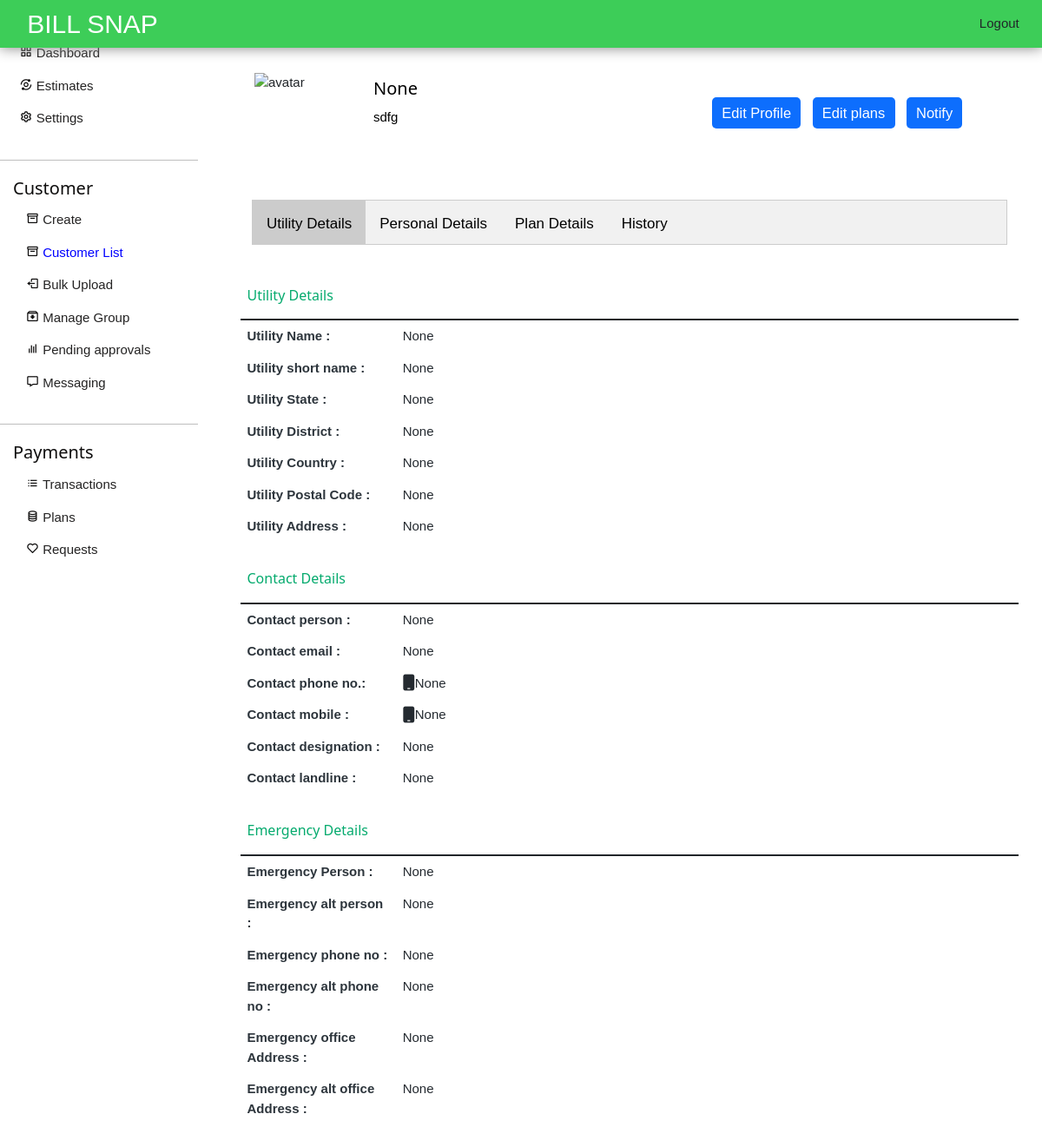
/sdfg/instagram, run on the app's committed database.
### accounts/models.py (models this page shows, shortened)
class Profile(models.Model):
    user = models.OneToOneField(User, on_delete=models.CASCADE, related_name='profile')
    apps=models.ManyToManyField(applists,related_name='apps')
    status = models.CharField(choices=status_choices, max_length=20, default='c')
    full_name = models.CharField(max_length=100, blank=True, null=True)
    language=models.CharField(max_length=100, blank=True, null=True)
    profile_pic = models.ImageField(upload_to='profile_pics', null=True, blank=True)
    utility_name = models.CharField(max_length=200, null=True, blank=True)
    utility_short_name= models.CharField(max_length=50, null=True, blank=True)
    utility_state= models.CharField(max_length=50, null=True, blank=True)
    utility_district= models.CharField(max_length=50, null=True, blank=True)
    utility_country= models.CharField(max_length=50, null=True, blank=True)
    utility_postalcode= models.CharField(max_length=20, null=True, blank=True)
    utility_address=models.TextField(max_length=200, null=True, blank=True)
    contact_person= models.CharField(max_length=200, null=True, blank=True)
    contact_email = models.EmailField(max_length=50, null=True, blank=True)
    contact_phnum = models.CharField(max_length=15, null=True, blank=True)
    contact_mobile= models.CharField(max_length=15, null=True, blank=True)
    contact_designation= models.CharField(max_length=100, null=True, blank=True)
    contact_landline= models.CharField(max_length=20, null=True, blank=True)
    emergency_person=models.CharField(max_length=200, null=True, blank=True)
    emergency_altperson=models.CharField(max_length=200, null=True, blank=True)
    emergency_mobile=models.CharField(max_length=200, null=True, blank=True)
    emergency_altmobile=models.CharField(max_length=200, null=True, blank=True)
    emergency_officeaddress=models.TextField(max_length=200,null=True,blank=True)
    emergency_altofficeaddress=models.TextField(max_length=200,null=True,blank=True)
    info_created_at = models.DateTimeField(auto_now_add=True)
    info_updated_at = models.DateTimeField(auto_now=True)
    se_coins= models.IntegerField(null=True, default=999, blank=True)
    slug = models.SlugField(max_length=200, editable=False, null=True, blank=True)
    admin=models.BooleanField(default=False)
    plan_start_date = models.DateTimeField(null=True)
    plan_end_date = models.DateTimeField(null=True)
    plans = models.ManyToManyField(Plan)
    plan_active = models.BooleanField(default=False)
    paid = models.BooleanField(default=False)

### accounts/views.py (the view)
# urls.py: path('<slug>/<str:appslug>', acc_views.ShowProfile.as_view(), name='show_profile'),
class ShowProfile(DetailView):
    model = Profile
    template_name = 'new_profile1.html'
    def get_context_data(self, *args, **kwargs):
        context = super(ShowProfile, self).get_context_data(*args, **kwargs)
        page_profile = get_object_or_404(Profile, slug=self.kwargs['slug'])
        context['profile'] = page_profile
        context['form'] = UpdateProfilePlanForm(appslug=self.kwargs['appslug'], profile=page_profile)
        context['plan'] = page_profile.plans.filter(app__slug=self.kwargs['appslug']).first()
        context['notification_form'] = NotificationForm()
        context['appslug'] = self.kwargs['appslug']
        context['update_form'] = ProfileForm(instance=page_profile)
        if self.request.user==page_profile.user:
            self.template_name = 'new_profile1.html'
        elif self.request.user!=page_profile.user or self.request.user.is_anonymous:
            self.template_name = 'new_profile1.html'
        return context

### templates/new_profile1.html (shortened to what this page needs)
{% load static %}
{% load crispy_forms_tags %}
<!DOCTYPE html>
<html lang="en">
<head>
  <link href="https://cdn.jsdelivr.net/npm/bootstrap@5.1.3/dist/css/bootstrap.min.css" rel="stylesheet"
 />
 <link href='https://unpkg.com/boxicons@2.0.7/css/boxicons.min.css' rel='stylesheet'>
  <link rel="stylesheet" href="https://cdnjs.cloudflare.com/ajax/libs/font-awesome/6.1.1/css/all.min.css" />
    <link rel="stylesheet" href="https://cdnjs.cloudflare.com/ajax/libs/toastr.js/2.1.4/toastr.min.css" />
<link rel="stylesheet" href="{% static 'dashboard/styles1.css' %}">
<link rel="stylesheet" href="{% static "w3.css"%}">
</head>
<body>
<header>
    <nav class="navbar navbar-expand-lg fixed-top p-md-0">
      <div class="container-fluid">
        <a class="navbar-brand d-none d-md-block mt-1" href="#">
      <h2 class="h2">BILL SNAP</h2>
        </a>
        <div class="d-flex ms-auto gap-4 pe-3">
      <a>Logout</a>
        </div>
      </div>
    </nav>
  </header>
<div class="main mx-auto">
  <div class="row">
    <div class="left d-none d-md-block col-md-4">
      <div class="menu-frag d-flex flex-column p-3 ps-4 gap-3">
        <div>
          <i class='bx bx-grid-alt' ></i>
          <a href="dashboard.html" >Dashboard</a>
        </div>
        <div>
          <i class='bx bx-analyse' ></i>
          <a href="estimate.html">Estimates</a>
        </div>
        <div>
          <i class='bx bx-cog' ></i>
          <a href="settings.html" >Settings</a>
        </div>
      </div>
      <hr>
      <div class="menu-frag mt-3 ps-3">
        <h4>Customer</h4>
        <div class="customer-frag d-flex flex-column p-3 pt-1 gap-3">
          <div>
            <i class='bx bx-box' ></i>
            <a href="{% url 'add-customer-form' appslug %}">Create</a>
          </div>
          <div>
            <i class='bx bx-box' ></i>
            <a href="customerlist.html" id="active">Customer List</a>
          </div>
          <div>
            <i class='bx bx-log-out' ></i>
            <a href="bulk.html">Bulk Upload</a>
          </div>
          <div>
            <i class='bx bx-archive-in' ></i>
            <a href="manage.html">Manage Group</a>
          </div>
          <div>
            <i class='bx bx-bar-chart' ></i>
            <a href="pending.html">Pending approvals</a>
          </div>
          <div>
            <i class='bx bx-message' ></i>
            <a href="message.html">Messaging</a>
          </div>
        </div>
      </div>
      <hr>
      <div class="menu-frag mt-3 ps-3">
        <h4>Payments</h4>
        <div class="pay-frag d-flex flex-column  p-3 pt-1  gap-3">
          <div>
            <i class='bx bx-list-ul' ></i>
            <a href="transcations.html">Transactions </a>
          </div>
          <div>
            <i class='bx bx-coin-stack' ></i>
            <a href="plans.html">Plans</a>
          </div>
          <div>
            <i class='bx bx-heart' ></i>
            <a href="request.html">Requests</a>
          </div>
        </div>
      </div>
    </div>
    <div class="col-md-7 flex-md-fill">
      <div class="col right" id="customer-list">
        <div class="profile">
          <div class="profile-header">
             <div class="profile-header-content d-flex">
               <div class="flex-fill flex-start">
                <div class="profile-header-img">
                    {% if user.profile.profile_pic %}
                    <img class="profile_pic avatar" src="{{user.profile.profile_pic.url}}"alt="avatar"/>
                    {% else %}
                    <img class="profile_pic avatar" src="https://www.participate.nyc.gov/assets/decidim/default-avatar-43686fd5db4beed0141662a012321bbccd154ee1d9188b0d1f41e37b710af3cb.svg"alt="avatar"/>
                    {% endif %}
                </div>
                <div class="profile-header-info">
                   <h4 class="m-t-10 m-b-5" style="color: black;">{{profile.full_name}} </h4>
                   <p class="m-b-10" style="color: black;">{{profile.user.username}} </p>
                </div>
               </div>
             <div class="d-flex align-items-center justify-content-end me-5">
               <div class="profile-button btn btn-primary" type="button" data-bs-toggle="modal" data-bs-target="#staticBackdrop">Edit Profile</div>
               <div class="profile-button btn btn-primary" type="button" data-bs-toggle="modal" data-bs-target="#staticBackdrop1">Edit plans</div>
               <div class="profile-button btn btn-primary" type="button" data-bs-toggle="modal" data-bs-target="#staticBackdrop2">Notify</div>
             </div>
          </div>
             </div>
       </div>
       <div class="profile-content">
          <div class="tab-content p-0">
             <div class="tab-pane fade in active show" id="profile-about">
                <div class="tab">
                  <button class="tablinks" onclick="openCity(event, 'London')" id="defaultOpen">Utility Details</button>
                  <button class="tablinks" onclick="openCity(event, 'Paris')">Personal Details</button>
                  <button class="tablinks" onclick="openCity(event, 'Tokyo')">Plan Details</button>
                  <button class="tablinks" onclick="openCity(event, 'Canada')">History</button>
                </div>
             </div>
          </div>
       </div>
       <div id="London" class="tabcontent">
        <div class="table-responsive">
         <table class="table table-profile">
          <thead>
            <td><h6>Utility Details</h6></td>
          </thead>
            <tbody>
               <tr class="field">
                  <td class="field">Utility Name :</td>
                  <td>{{profile.utility_name}}</td>
               </tr>
               <tr>
                  <td class="field">Utility short name :</td>
                  <td>{{profile.utility_short_name}}</td>
               </tr>
               <tr>
                <td class="field">Utility State :</td>
                <td>{{profile.utility_state}}</td>
             </tr>
               <tr>
                  <td class="field">Utility District :</td>
                  <td>{{profile.utility_district}}</td>
               </tr>
               <tr>
                <td class="field">Utility Country :</td>
                <td>{{profile.utility_country}}</td>
             </tr>
               <tr>
                  <td class="field">Utility Postal Code :</td>
                  <td>{{profile.utility_postalcode}}</td>
               </tr>
               <tr>
                  <td class="field">Utility Address :</td>
                  <td>{{profile.utility_address}}</td>
               </tr>
            </tbody>
         </table>
         <table class="table table-profile">
            <thead>
              <td><h6>Contact Details</h6></td>
            </thead>
              <tbody>
                 <tr class="field">
                    <td class="field">Contact person :</td>
                    <td>{{profile.contact_person}}</td>
                 </tr>
                 <tr>
                    <td class="field">Contact email :</td>
                    <td>
                        {{profile.contact_email}}
                    </td>
                 </tr>
                 <tr>
                    <td class="field">Contact phone no.:</td>
                    <td>{{profile.contact_phnum}}</td>
                 </tr>
                 <tr>
                    <td class="field">Contact mobile :</td>
                    <td>{{profile.contact_mobile}}</td>
                 </tr>
                 <tr>
                    <td class="field">Contact designation :</td>
                    <td>{{profile.contact_designation}}</td>
                 </tr>
                 <tr>
                  <td class="field">Contact landline :</td>
                  <td>{{profile.contact_landline}}</td>
               </tr>
              </tbody>
           </table>
         <table class="table table-profile">
          <thead>
            <td><h6>Emergency Details</h6></td>
          </thead>
            <tbody>
               <tr class="field">
                  <td class="field">Emergency Person :</td>
                  <td>{{profile.emergency_person}}</td>
               </tr>
               <tr>
                  <td class="field">Emergency alt person :</td>
                  <td>{{profile.emergency_altperson}}</td>
               </tr>
               <tr>
                  <td class="field">Emergency phone no :</td>
                  <td>{{profile.emergency_mobile}}</td>
               </tr>
               <tr>
                  <td class="field">Emergency alt phone no :</td>
                  <td>{{profile.emergency_altmobile}}</td>
               </tr>
               <tr>
                  <td class="field">Emergency office Address :</td>
                  <td>
                    {{profile.emergency_officeaddress}}
                  </td>
               </tr>
               <tr>
                <td class="field">Emergency alt office Address :</td>
                <td>{{profile.emergency_altofficeaddress}}</td>
             </tr>
            </tbody>
         </table>
      </div>
       </div>
      </div>
    </div>
  </div>
</div>
</body>
</html>

### data on the page
Profile: full_name "None", user.username "sdfg", utility_name "None", utility_short_name "None", utility_state "None", utility_district "None", utility_country "None", utility_postalcode "None", utility_address "None", contact_person "None", contact_email "None", contact_phnum "None", contact_mobile "None", contact_designation "None", contact_landline "None", emergency_person "None", emergency_altperson "None", emergency_mobile "None", emergency_altmobile "None", emergency_officeaddress "None", emergency_altofficeaddress "None"
